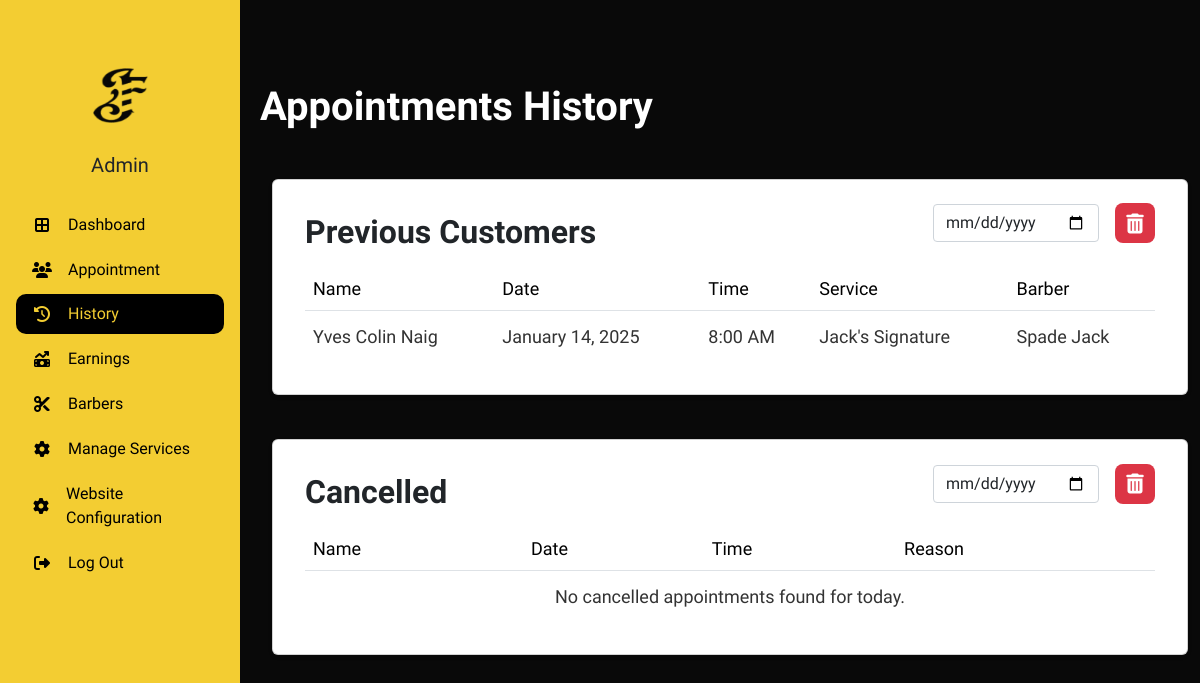
Page /admin/a_history.php (signed in) on the earlier database version.
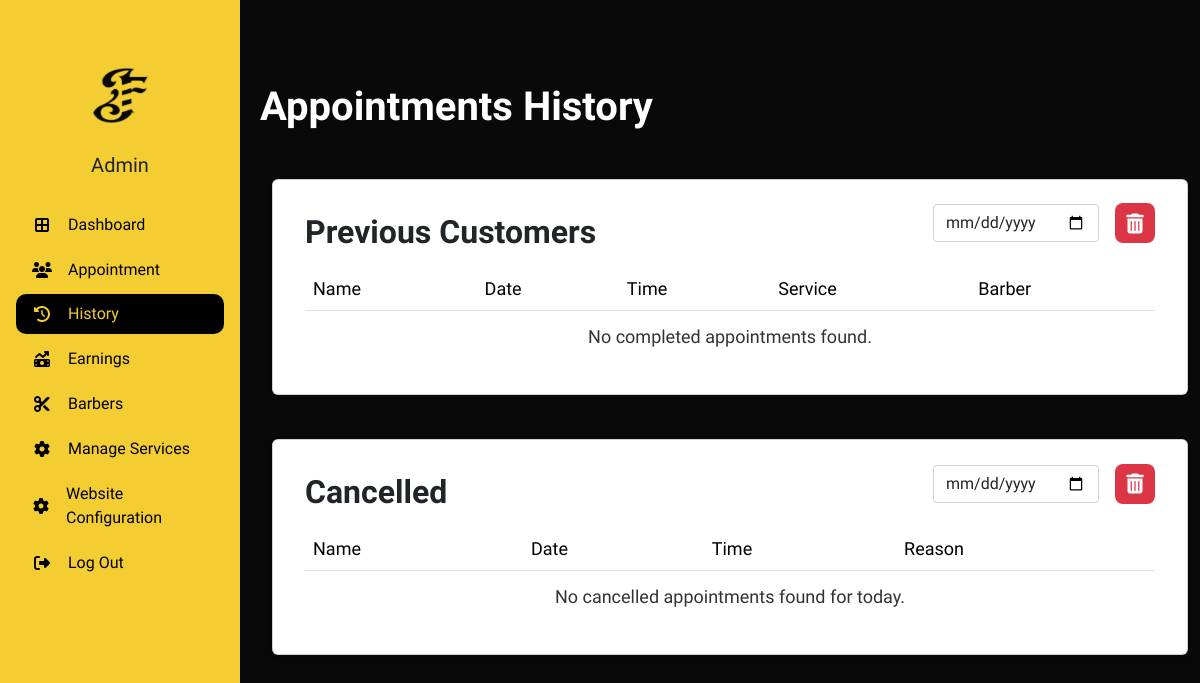
Same page on the later database version.
### tables this page shows
CREATE TABLE `appointment_tbl` (
  `appointmentID` int(11) NOT NULL,
  `customerID` int(11) DEFAULT NULL,
  `adminID` int(11) DEFAULT NULL,
  `addonID` int(11) DEFAULT NULL,
  `hcID` int(11) DEFAULT NULL,
  `serviceID` int(11) NOT NULL,
  `status` varchar(255) DEFAULT NULL,
  `date` date NOT NULL,
  `timeSlot` varchar(255) NOT NULL,
  `remarks` varchar(255) DEFAULT NULL,
  `reason` varchar(255) DEFAULT NULL
);

CREATE TABLE `service_tbl` (
  `serviceID` int(11) NOT NULL,
  `serviceName` varchar(50) DEFAULT NULL,
  `servicePrice` varchar(50) DEFAULT NULL,
  `serviceDesc` varchar(255) DEFAULT NULL
);

CREATE TABLE `barbers_tbl` (
  `barberID` int(11) NOT NULL,
  `barbappsID` int(11) DEFAULT NULL,
  `firstName` varchar(255) DEFAULT NULL,
  `middleName` varchar(255) DEFAULT NULL,
  `lastName` varchar(255) DEFAULT NULL,
  `email` varchar(255) DEFAULT NULL,
  `contactNum` varchar(255) DEFAULT NULL,
  `password` varchar(255) DEFAULT NULL,
  `availability` varchar(255) NOT NULL
);

### admin/a_history.php (the view, shortened to what the rows shown need)
<!DOCTYPE html>
<html lang="en">
<head>
    <link href="https://cdn.jsdelivr.net/npm/bootstrap@5.3.2/dist/css/bootstrap.min.css" rel="stylesheet">
    <link rel="stylesheet" type="text/css" href="css/table.css">
    <link rel="stylesheet" href="https://cdnjs.cloudflare.com/ajax/libs/font-awesome/6.5.1/css/all.min.css">
    <link rel="stylesheet" href="css/admin.css">
    <link rel="stylesheet" href="css/sidebar.css">
</head>
<body>
    <?php include 'db_connect.php';
    ?>
    <div class="body d-flex py-3 mt-5">
        <div class="container-xxl">
            <h1 class="dashboard mb-5 ms-5">Appointments History</h1>
            <div class="row mb-4 ms-5">
                <div class="col-md-12">
                    <div class="card p-3">
                        <div class="d-flex justify-content-between align-items-center">
                            <h2 class="fw-bold">Previous Customers</h2>
                        </div>
                        <div class="card-body">
                            <div class="table-responsive">
                                <table id="myDataTable" class="table table-hover align-middle mb-0" style="width: 100%;">
                                    <thead>
                                        <tr>
                                            <td>Name</td>
                                            <td>Date</td>
                                            <td>Time</td>
                                            <td>Service</td>
                                            <td>Barber</td>
                                        </tr>
                                    </thead>
                                    <tbody>
                                        <?php
                                            $completedQuery = "SELECT
                                                a.appointmentID,
                                                a.date,
                                                a.timeSlot,
                                                a.status,
                                                CASE
                                                    WHEN c.customerID IS NOT NULL THEN CONCAT(c.firstName, ' ', c.lastName)
                                                    ELSE 'Walk In'
                                                END AS fullName,
                                                s.serviceName,
                                                b.firstName AS barberFirstName,
                                                b.lastName AS barberLastName
                                            FROM
                                                appointment_tbl a
                                            LEFT JOIN
                                                customer_tbl c ON a.customerID = c.customerID
                                            LEFT JOIN
                                                service_tbl s ON a.serviceID = s.serviceID
                                            LEFT JOIN
                                                barb_apps_tbl ba ON a.appointmentID = ba.appointmentID
                                            LEFT JOIN
                                                barbers_tbl b ON b.barberID = ba.barberID
                                            WHERE
                                                a.status = 'Completed'";
                                            $completedQuery .= " ORDER BY a.timeSlot ASC";
                                            $completedResult = mysqli_query($conn, $completedQuery);
                                            if ($completedResult && mysqli_num_rows($completedResult) > 0) {
                                                while ($row = mysqli_fetch_assoc($completedResult)) {
                                                    $formattedDate = date("F d, Y", strtotime($row['date']));
                                                    $isWalkIn = $row['fullName'] === 'Walk In' ? 'true' : 'false';
                                                    echo "<tr>
                                                            <td>
                                                                <a href='#' onclick='showAppointmentDetails({$row['appointmentID']}, {$isWalkIn})'
                                                                data-bs-toggle='modal' data-bs-target='#appointmentModal'
                                                                style='text-decoration: none; color: inherit;'>
                                                                    {$row['fullName']}
                                                                </a>
                                                            </td>
                                                            <td>{$formattedDate}</td>
                                                            <td>{$row['timeSlot']}</td>
                                                            <td>{$row['serviceName']}</td>
                                                            <td>{$row['barberFirstName']} {$row['barberLastName']}</td>
                                                          </tr>";
                                                }
                                            } else {
                                                echo "<tr><td colspan='5' class='text-center'>No completed appointments found.</td></tr>";
                                            }
                                        ?>
                                    </tbody>
                                </table>
                            </div>
                        </div>
                    </div>
                </div>
            </div>
            <div class="row mb-4 ms-5">
                <div class="col-md-12">
                    <div class="card p-3">
                        <div class="d-flex justify-content-between align-items-center">
                            <h2 class="fw-bold">Cancelled</h2>
                        </div>
                        <div class="card-body">
                            <div class="table-responsive">
                                <table class="table table-hover align-middle">
                                    <thead>
                                        <tr>
                                            <td>Name</td>
                                            <td>Date</td>
                                            <td>Time</td>
                                            <td>Reason</td>
                                        </tr>
                                    </thead>
                                </table>
                            </div>
                        </div>
                    </div>
                </div>
            </div>
            </div>
        </div>
</body>
</html>

Differences in the rows shown:
removed appointment_tbl: fullName "Yves Colin Naig", date "January 14, 2025", timeSlot "8:00 AM", serviceID.serviceName "Jack's Signature", barbers_tbl.firstName "Spade", barbers_tbl.lastName "Jack"
Other differences:
text now shown: "No completed appointments found."
